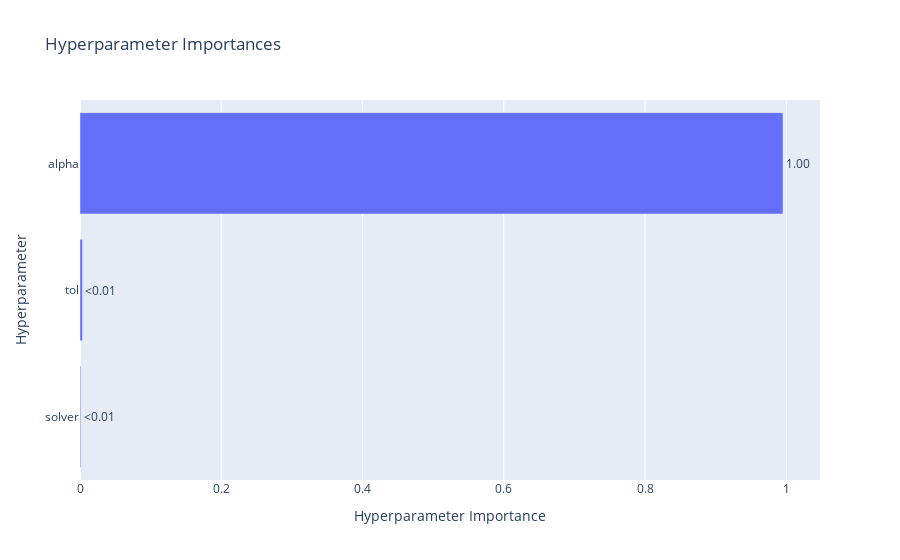

Notebook code cell kept with this figure:
### Code cell
optuna.visualization.plot_param_importances(study)

### Figure 1 — Plotly figure (JSON) as saved in the notebook; plotly's stock layout.template omitted (floating-point values rounded to 4 significant figures)
{"data": [{"cliponaxis": false, "hovertemplate": ["solver (CategoricalDistribution): 0.0011363298731652742<extra></extra>", "tol (FloatDistribution): 0.0034955194385652417<extra></extra>", "alpha (FloatDistribution): 0.9953681506882694<extra></extra>"], "name": "Objective Value", "orientation": "h", "text": ["<0.01", "<0.01", "1.00"], "textposition": "outside", "type": "bar", "x": [0.001136, 0.003496, 0.9954], "y": ["solver", "tol", "alpha"]}], "layout": {"title": {"text": "Hyperparameter Importances"}, "xaxis": {"title": {"text": "Hyperparameter Importance"}}, "yaxis": {"title": {"text": "Hyperparameter"}}}}
